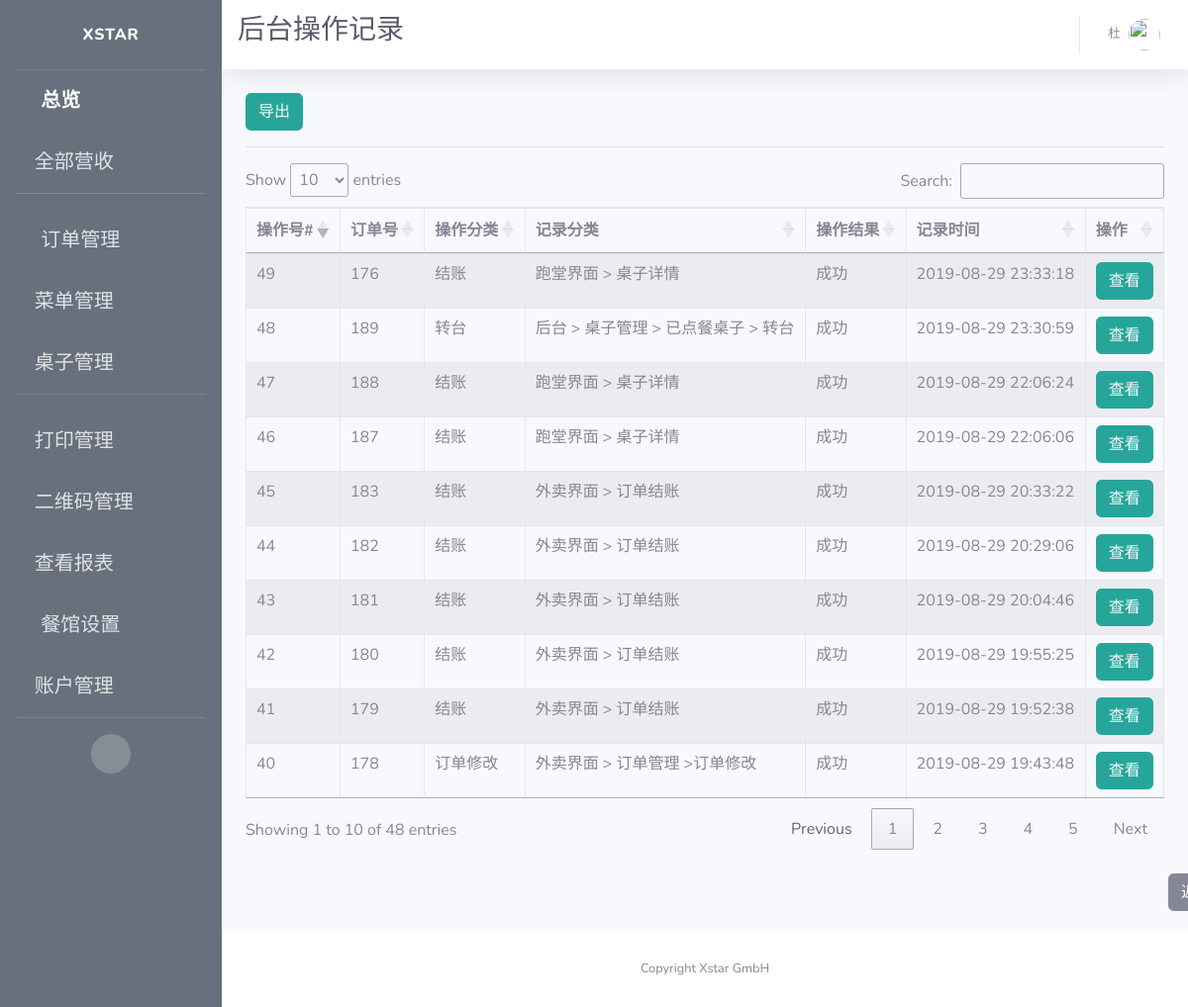
Before: /view/logs (signed in) with the older database file.
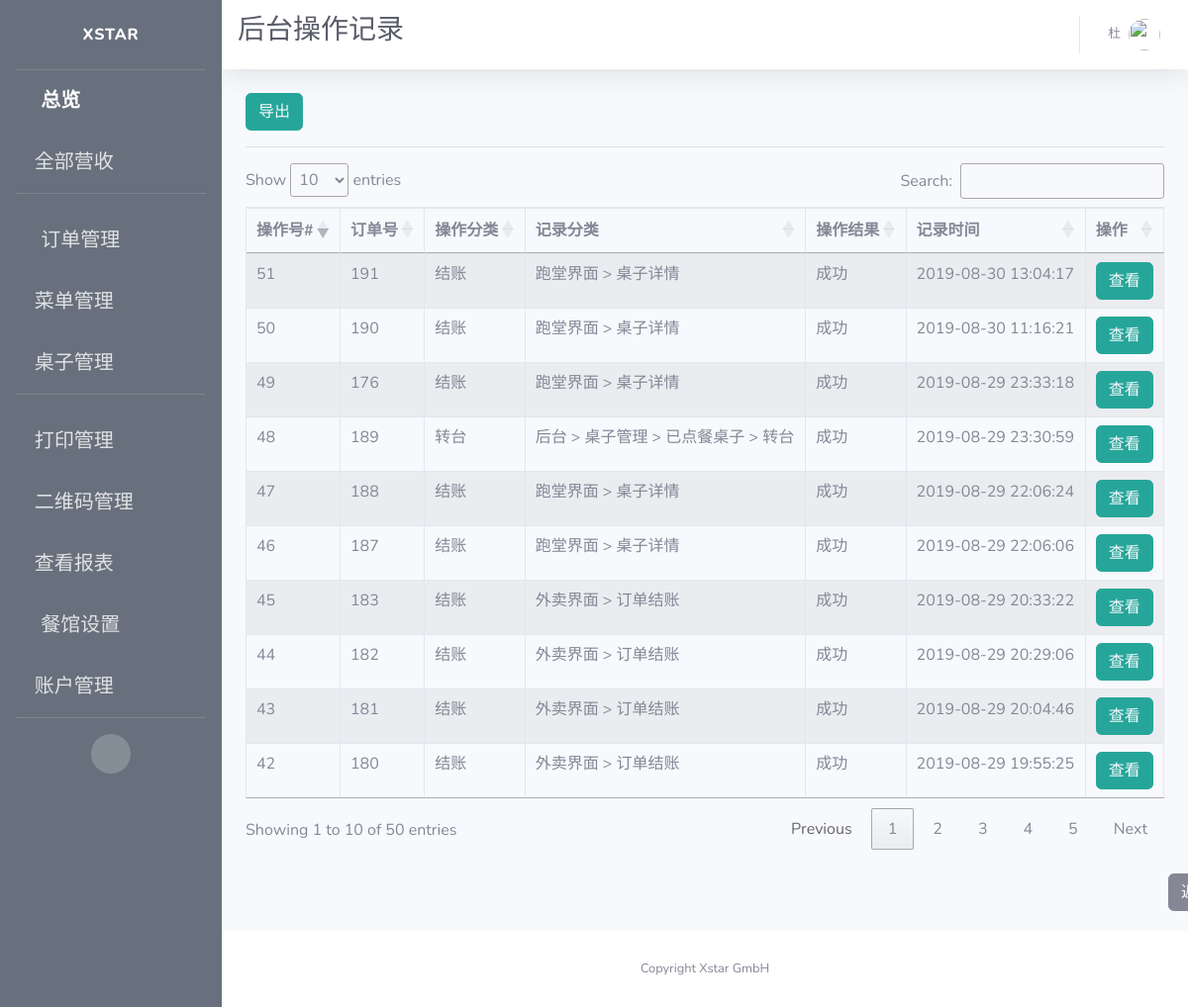
After: the same page with the newer database file.
### app/models.py (models this page shows)
class Log(db.Model):
    id = db.Column(db.Integer, primary_key=True, unique=True, index=True)
    order_id = db.Column(db.Integer)
    operation = db.Column(db.String(100))
    page = db.Column(db.String(100))
    desc = db.Column(db.String(2000))
    status = db.Column(db.String(500))
    time = db.Column(db.String(500))

### app/routes.py (the view)
@app.route('/view/logs')
@login_required
def view_logs():
    logs = Log.query.all()
    context = dict(referrer=request.headers.get('Referer'),
                   title=u"后台操作记录",
                   company_name=company_info.get('company_name'),
                   logs=logs)
    return render_template('view_logs.html', **context)

### app/models.py (called while the page is built)
@login.user_loader
def load_user(id):
    return User.query.get(int(id))

### app/templates/view_logs.html (shortened to what this page needs)
{% extends 'base.html' %}
{% block css %}
<link rel="stylesheet" type="text/css" href="https://cdn.datatables.net/1.10.19/css/jquery.dataTables.css">
<link rel="stylesheet" type="text/css" href="https://cdnjs.cloudflare.com/ajax/libs/twitter-bootstrap/4.1.3/css/bootstrap.css">
<link rel="stylesheet" type="text/css" href="https://cdn.datatables.net/1.10.19/css/dataTables.bootstrap4.min.css">
{% endblock %}
{% block title %}
<h1 class="h3 mb-2 text-gray-800">{{title}}</h1>
<br>
{% endblock %}
{% block content %}
<button type="button" class="btn btn-info" style="border-color:#26a69a; background-color:#26a69a;">
  <a style="color: rgb(247, 249, 252)" href={{ url_for('export_log') }} >
     导出
  </a>
</button>
<hr>
<div class="row">
  <div class="col-sm-12">
    <table id="example" class="table table-striped table-bordered">
      <thead>
        <tr>
          <th>操作号#</th>
          <th>订单号</th>
          <th>操作分类</th>
          <th>记录分类</th>
          <th>操作结果</th>
          <th>记录时间</th>
          <th>操作</th>
        </tr>
      </thead>
      <tbody>
        {% for log in logs %}
        <tr>
            <td>{{ log.id }}</td>
            <td>{{log.order_id}}</td>
            <td>{{log.operation}}</td>
            <td>{{log.page}}</td>
            <td>{{log.status}}</td>
            <td>{{log.time.split(".")[0]}}</td>
            <td style="text-align:center">
              <span>
                <button type="button" class="btn btn-info" style="border-color:#26a69a; background-color:#26a69a;">
                  <a style="color: rgb(247, 249, 252)" href={{ url_for('view_log', log_id=log.id) }}>
                    查看
                  </a>
                </button>
              </span>
            </td>
        </tr>
        {% endfor %}
      </tbody>
    </table>
    </div>
</div>
<br>
<button type="button" class="btn btn-secondary" id="back">
  <a style="color: rgb(247, 249, 252)" href={{ referrer }}>
    返回
</button>
{% endblock %}

Changed rows visible on the page:
no longer on this page (row unchanged): Log: id "40", order_id "178", operation "订单修改", page "外卖界面 > 订单管理 >订单修改", status "成功", time "2019-08-29 19:43:48"
no longer on this page (row unchanged): Log: id "41", order_id "179", operation "结账", page "外卖界面 > 订单结账", status "成功", time "2019-08-29 19:52:38"
added Log: id "50", order_id "190", operation "结账", page "跑堂界面 > 桌子详情", status "成功", time "2019-08-30 11:16:21"
added Log: id "51", order_id "191", operation "结账", page "跑堂界面 > 桌子详情", status "成功", time "2019-08-30 13:04:17"
Other visible differences:
text written by a page script: "Show entries Search: Showing 1 to 10 of 48 entries Previous 1 2 3 4 5 Next" → "Show entries Search: Showing 1 to 10 of 50 entries Previous 1 2 3 4 5 Next"
